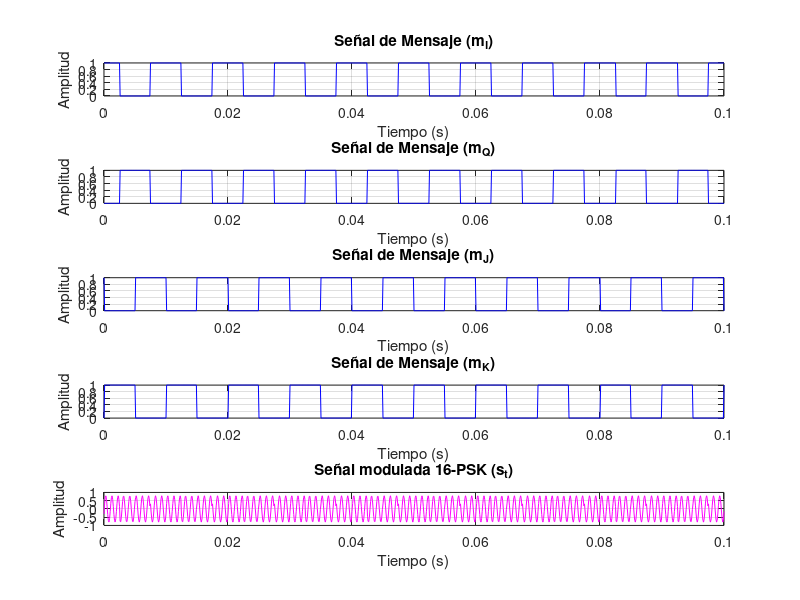
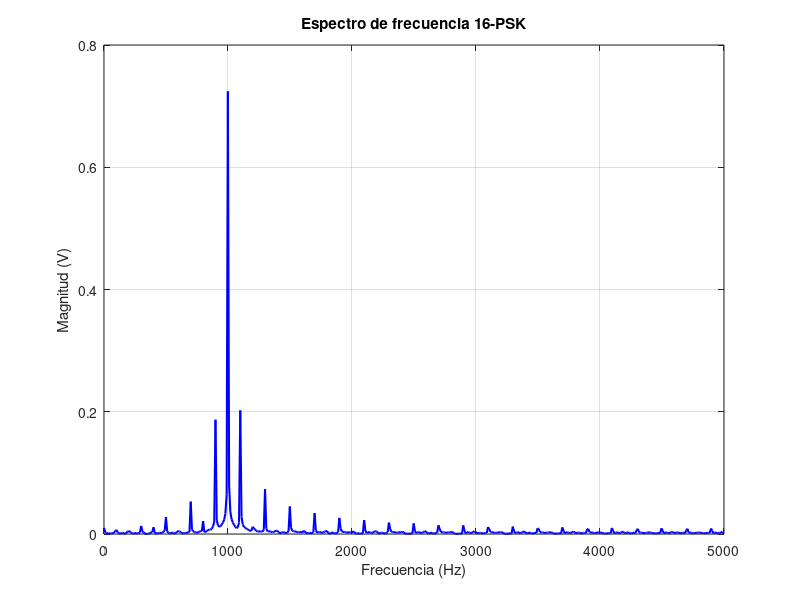

MATLAB code for these plots, in order:
clear
clc
close all hidden
format short

% Parámetros
fs = 10000; % Frecuencia de muestreo
t = 0:1/fs:0.1; % Vector de tiempo

% Señales de mensaje (I, Q y C)
Am = 1;
fm = 50;
m_I = Am .* (round(cos(2*pi*fm*t).^2));
m_Q = Am .* (round(sin(2*pi*fm*t).^2));
m_J = Am .* (round(cos(2*pi*fm*t+pi/4).^2));
m_K = Am .* (round(sin(2*pi*fm*t+pi/4).^2));

% Señales portadoras
fc = 1000;
Ac = 0.8;
c = Ac .* cos(2*pi*fc*t - pi/8);

% Modulación 16-PSK
s_t = t;
for i=1:length(t)
    mBin = [num2str(m_I(i)) num2str(m_Q(i)) num2str(m_J(i)) num2str(m_K(i))];
    m = bin2dec(mBin);
    s_t(i) = Ac .* cos(2*pi*fc*t(i) - m.*pi/16);
end

% Visualización en el dominio del tiempo
figure('Name', 'Modulación 16-PSK en el dominio del tiempo')
subplot(5, 1, 1);
plot(t, m_I, 'b');
title('Señal de Mensaje (m_I)');
xlabel('Tiempo (s)');
ylabel('Amplitud');
grid on;
subplot(5, 1, 2);
plot(t, m_Q, 'b');
title('Señal de Mensaje (m_Q)');
xlabel('Tiempo (s)');
ylabel('Amplitud');
grid on;
subplot(5, 1, 3);
plot(t, m_J, 'b');
title('Señal de Mensaje (m_J)');
xlabel('Tiempo (s)');
ylabel('Amplitud');
grid on;
subplot(5, 1, 4);
plot(t, m_K, 'b');
title('Señal de Mensaje (m_K)');
xlabel('Tiempo (s)');
ylabel('Amplitud');
grid on;

subplot(5, 1, 5);
plot(t, s_t, 'm');
title('Señal modulada 16-PSK (s_t)');
xlabel('Tiempo (s)');
ylabel('Amplitud');
grid on;

% Espectro de frecuencia
N = length(s_t);      % Número de muestras
Y = fft(s_t) / N;     % Transformada de Fourier
f = fs * (0:(N/2)) / N;   % Eje de frecuencias

figure('Name', 'Espectro de frecuencia 16-PSK')
plot(f, 2 * abs(Y(1:N/2+1)), 'b', 'linewidth', 1.5);
title('Espectro de frecuencia 16-PSK');
xlabel('Frecuencia (Hz)');
ylabel('Magnitud (V)');
grid on;